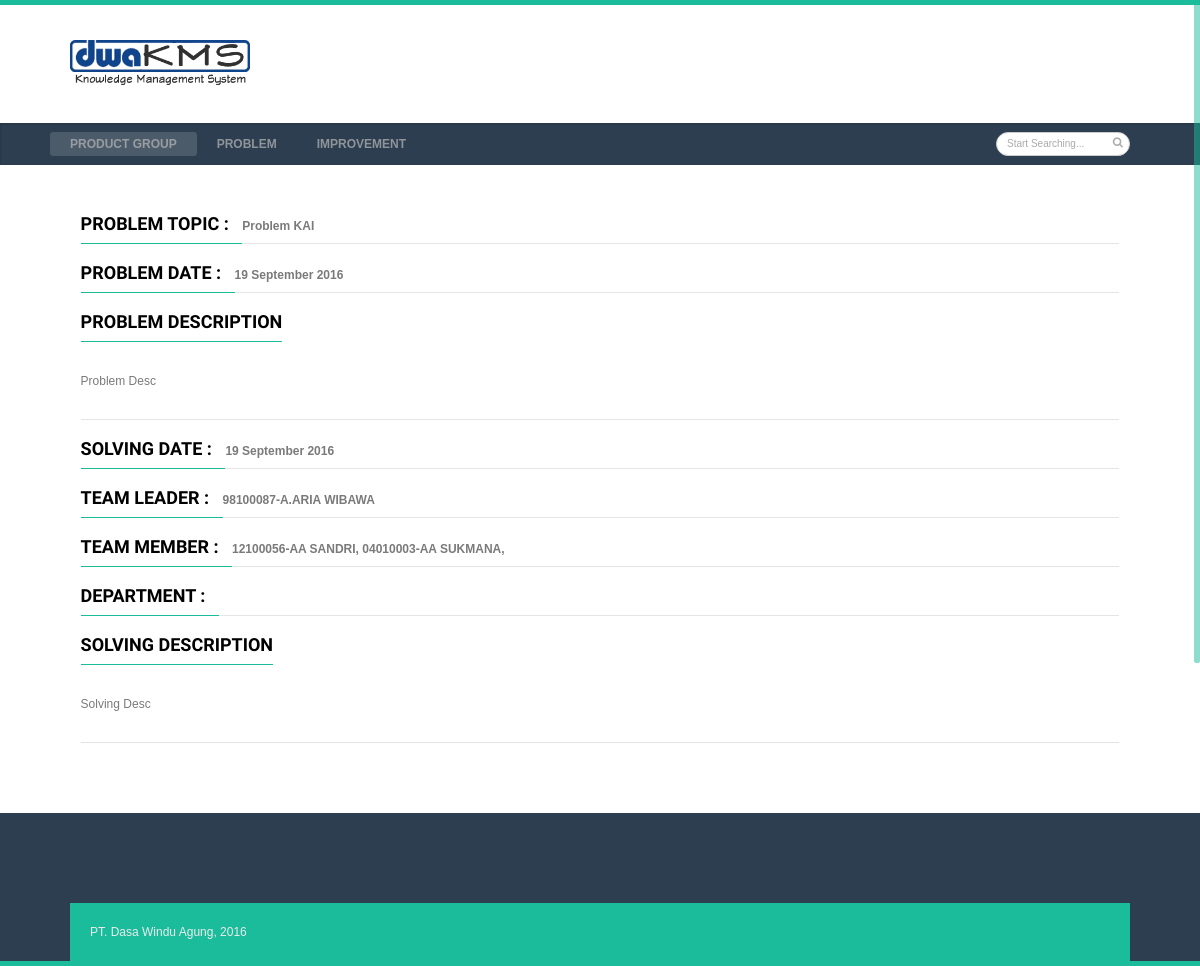
The page /problem.php?prb_id=5 on the database its author committed.
### tables this page shows
CREATE TABLE IF NOT EXISTS `tbl_problem` (
  `id` bigint(20) NOT NULL AUTO_INCREMENT,
  `problem_kategori_id` bigint(255) DEFAULT NULL,
  `topic` varchar(255) DEFAULT NULL,
  `date_problem` date DEFAULT NULL,
  `date_solving` date DEFAULT NULL,
  `team_leader` varchar(255) DEFAULT NULL,
  `team_member` varchar(255) DEFAULT NULL,
  `department_code` varchar(255) DEFAULT NULL,
  `department_name` varchar(255) DEFAULT NULL,
  `problem_description` text,
  `problem_status` varchar(255) DEFAULT NULL COMMENT 'Open / On Progress / Close',
  `solving_description` text,
  `rec_user` varchar(255) DEFAULT NULL,
  `rec_datetime` datetime DEFAULT NULL,
  PRIMARY KEY (`id`)
);

### function/format_date_time.php (called while the page is built, shortened)
<?php
	function convert_date($date, $format_type = 'format_date') {
		$format = array(
			'Sun' => 'Minggu',
			'Mon' => 'Senin',
			'Tue' => 'Selasa',
			'Wed' => 'Rabu',
			'Thu' => 'Kamis',
			'Fri' => 'Jumat',
			'Sat' => 'Sabtu',
			'Jan' => 'Januari',
			'Feb' => 'Februari',
			'Mar' => 'Maret',
			'Apr' => 'April',
			'May' => 'Mei',
			'Jun' => 'Juni',
			'Jul' => 'Juli',
			'Aug' => 'Agustus',
			'Sep' => 'September',
			'Oct' => 'Oktober',
			'Nov' => 'November',
			'Dec' => 'Desember'
		);
		if ($format_type == 'format_date') {
			$var_format = 'd M Y';
		} else if ($format_type == 'format_datetime') {
			$var_format = 'd M Y H:i:s';
		} else if ($format_type == 'format_time') {
			$var_format = 'H:i:s';
		} else {
			$var_format = 'd-M-Y H:i:s';
		}
		if ($date == '0000-00-00 00:00:00' or $date === null) {
			return '-';
		} else {
			return strtr(date($var_format, strtotime($date)), $format);
		}
	}
?>

### problem.php (the view, shortened to what this page needs)
<?php
	include('function/format_date_time.php');
?>
<!DOCTYPE html>
<html lang="en-US">
	<head>
		<?php include('include/head.php'); ?>
	</head>
	<body class="home page tt_responsive">
		<div id="home" >
			<div id="layout">
				<?php include('include/header.php'); ?>
				<div class="page-content">
					<div class="row clearfix">
						<?php
							include('function/connect_db.php');
							if ($_GET['prb_id']) {
								$prb_id = $_GET['prb_id'];
								$sql = "select * from tbl_problem where id='".$prb_id."'";
								$res = mysqli_query($conn, $sql);
								while ($data = $res->fetch_array()) { ?>
									<div class="grid_12 posts">
										<h3 class="col-title">Problem Topic : &nbsp;&nbsp;</h3><strong><?= $data['topic']; ?></strong>
										<span class="liner"></span>
									</div>
									<div class="grid_12 posts">
										<h3 class="col-title">Problem Date : &nbsp;&nbsp;</h3><strong><?= convert_date($data['date_problem']); ?></strong>
										<span class="liner"></span>
									</div>
									<div class="grid_12 posts">
										<h3 class="col-title">Problem Description</h3>
										<p>
											<?= $data['problem_description']; ?>
										</p>
										<span class="liner"></span>
									</div>
									<div class="grid_12 posts">
										<h3 class="col-title">Solving Date : &nbsp;&nbsp;</h3><strong><?= convert_date($data['date_solving']); ?></strong>
										<span class="liner"></span>
									</div>
									<div class="grid_12 posts">
										<h3 class="col-title">Team Leader : &nbsp;&nbsp;</h3><strong><?= $data['team_leader']; ?></strong>
										<span class="liner"></span>
									</div>
									<div class="grid_12 posts">
										<h3 class="col-title">Team Member : &nbsp;&nbsp;</h3><strong><?= $data['team_member']; ?></strong>
										<span class="liner"></span>
									</div>
									<div class="grid_12 posts">
										<h3 class="col-title">Department : &nbsp;&nbsp;</h3><strong><?= $data['department']; ?></strong>
										<span class="liner"></span>
									</div>
									<div class="grid_12 posts">
										<h3 class="col-title">Solving Description</h3>
										<p>
											<?= $data['solving_description']; ?>
										</p>
										<span class="liner"></span>
									</div>
								<?php }
							}
						?>
					</div>
				</div>
				<?php include('include/footer.php'); ?>
			</div>
		</div>
	</body>
</html>

### css/custom-styles.css (style rules this page uses)
body { font-family: arial, Helvetica, Arial, sans-serif; font-size: 12px; font-weight: normal; color: #7A7A7A; background-color:#FFFFFF !important; background-image:url(../images/background.png); -webkit-background-size: cover; -moz-background-size: cover; -o-background-size: cover; background-size: cover; background-attachment:fixed; overflow:hidden; }
h3 { font-family: Marcellus, Arial, Helvetica, sans-serif; font-size: 20px; font-weight: bold; color: #000000; }
.col-title { border-color:#1abc9c !important }

### rows shown on the page
tbl_problem: topic "Problem KAI", date_problem "19 September 2016", problem_description "Problem Desc", date_solving "19 September 2016", team_leader "98100087-A.ARIA WIBAWA", team_member "12100056-AA SANDRI, 04010003-AA SUKMANA,", solving_description "Solving Desc"
